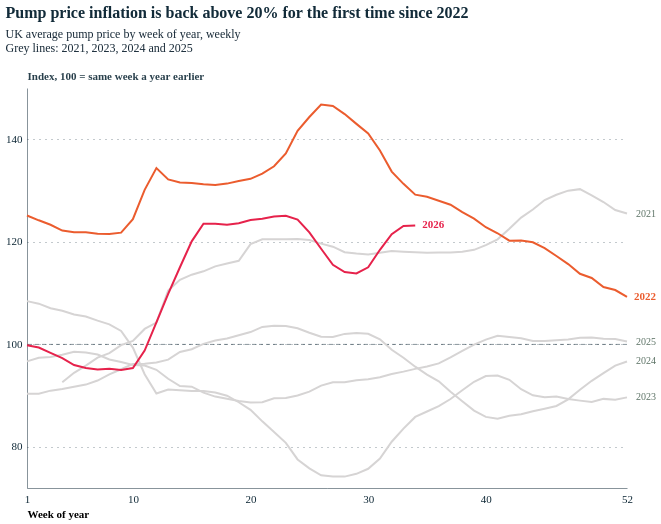

Write notebook code for a chart like this one.
### Code cell
chart_3 = f3()
display(chart_3)
png_path = output_dir / "fuel_3_cycle.png"
svg_path = output_dir / "fuel_3_cycle.svg"
chart_3.save(str(png_path), scale_factor=3)
chart_3.save(str(svg_path))
print(f"Saved: {png_path}")
print(f"Saved: {svg_path}")

### Figure 1 — Vega-Lite specification as saved in the notebook (floating-point values rounded to 4 significant figures; data arrays with more than 128 entries replaced by an {"elided": "..."} marker saying what was removed)
{"config": {"font": "Circular Std", "mark": {"line": {"interpolate": "linear"}}, "view": {"stroke": "transparent", "width": 400, "height": 300}, "range": {"category": ["#179fdb", "#e6224b", "#f4c245", "#122b39", "#eb5c2e", "#36b7b4"], "diverging": ["#E6224B", "#E54753", "#C9C9C9", "#179FDB", "#122B39"], "heatmap": ["#C9C9C9", "#179FDB", "#0063AF", "#122B39"], "ordinal": ["#00A767", "#36B7B4", "#179FDB", "#0063AF", "#243B5A"]}, "axisX": {"labelColor": "#122b39", "tickColor": "#122b39", "domainColor": "#122b39", "domainOpacity": 0.5, "gridOpacity": 0, "labelFont": "Circular Std", "labelAngle": 0, "labelAlign": "center", "labelFontSize": 11, "labelPadding": 5, "tickCount": 10, "tickSize": 0, "title": ""}, "axisY": {"labelColor": "#122b39", "labelFont": "Circular Std", "tickColor": "#122b39", "domainColor": "#122b39", "gridColor": "#122b39", "gridDash": [1, 5], "gridOpacity": 0.5, "labelPadding": 5, "labelFontSize": 11, "domainOpacity": 0.5, "tickSize": 0, "title": null, "titleAlign": "left", "titleAngle": 0, "titleBaseline": "bottom", "titleColor": "#122b39", "titleOpacity": 0.9, "titleX": 0, "titleY": -7}}, "layer": [{"data": {"name": "data-9027c6323dcca51126a082091d5f2288"}, "mark": {"type": "rule", "color": "#122b39", "opacity": 0.5, "strokeDash": [4, 3]}, "encoding": {"y": {"axis": {"domain": true, "grid": true, "tickSize": 0, "values": [80, 100, 120, 140]}, "field": "price", "scale": {"domain": [72, 150], "nice": false}, "title": "Index, 100 = same week a year earlier", "type": "quantitative"}}}, {"data": {"name": "data-676b410fda48f02964f5d493a7959ee7"}, "mark": {"type": "line", "strokeWidth": 2}, "encoding": {"color": {"field": "year", "legend": null, "scale": {"domain": ["2021", "2022", "2023", "2024", "2025", "2026"], "range": ["#d6d4d4", "#eb5c2e", "#d6d4d4", "#d6d4d4", "#d6d4d4", "#e6224b"]}, "sort": ["2021", "2022", "2023", "2024", "2025", "2026"], "type": "nominal"}, "detail": {"field": "year", "type": "nominal"}, "x": {"axis": {"domain": true, "grid": false, "tickSize": 0, "titleAlign": "left", "titleAnchor": "start", "titleAngle": 0, "values": [1, 10, 20, 30, 40, 52]}, "field": "week", "scale": {"domain": [1, 52], "nice": false}, "title": "Week of year", "type": "quantitative"}, "y": {"axis": {"domain": true, "grid": true, "tickSize": 0, "values": [80, 100, 120, 140]}, "field": "price", "scale": {"domain": [72, 150], "nice": false}, "title": "Index, 100 = same week a year earlier", "type": "quantitative"}}}, {"data": {"name": "data-ad8ef44698b0e9c59e707ff9d3b1d30d"}, "mark": {"type": "text", "align": "left", "baseline": "middle", "dx": 7, "fontSize": 11, "fontWeight": 600}, "encoding": {"color": {"field": "year", "legend": null, "scale": {"domain": ["2021", "2022", "2023", "2024", "2025", "2026"], "range": ["#d6d4d4", "#eb5c2e", "#d6d4d4", "#d6d4d4", "#d6d4d4", "#e6224b"]}, "type": "nominal"}, "text": {"field": "year", "type": "nominal"}, "x": {"axis": {"domain": true, "grid": false, "tickSize": 0, "titleAlign": "left", "titleAnchor": "start", "titleAngle": 0, "values": [1, 10, 20, 30, 40, 52]}, "field": "week", "scale": {"domain": [1, 52], "nice": false}, "title": "Week of year", "type": "quantitative"}, "y": {"axis": {"domain": true, "grid": true, "tickSize": 0, "values": [80, 100, 120, 140]}, "field": "price", "scale": {"domain": [72, 150], "nice": false}, "title": "Index, 100 = same week a year earlier", "type": "quantitative"}}}, {"data": {"name": "data-f6b4ed84d8921d934b0f6fd5038e5afc"}, "mark": {"type": "text", "align": "left", "baseline": "middle", "dx": 9, "fontSize": 10, "fontWeight": 400}, "encoding": {"color": {"value": "rgba(93, 115, 102, 1)"}, "text": {"field": "year", "type": "nominal"}, "x": {"axis": {"domain": true, "grid": false, "tickSize": 0, "titleAlign": "left", "titleAnchor": "start", "titleAngle": 0, "values": [1, 10, 20, 30, 40, 52]}, "field": "week", "scale": {"domain": [1, 52], "nice": false}, "title": "Week of year", "type": "quantitative"}, "y": {"axis": {"domain": true, "grid": true, "tickSize": 0, "values": [80, 100, 120, 140]}, "field": "price", "scale": {"domain": [72, 150], "nice": false}, "title": "Index, 100 = same week a year earlier", "type": "quantitative"}}}], "height": 400, "title": {"text": "Pump price inflation is back above 20% for the first time since 2022", "anchor": "start", "color": "#122b39", "font": "Circular Std", "fontSize": 16, "offset": 16, "subtitle": ["UK average pump price by week of year, weekly", "Grey lines: 2021, 2023, 2024 and 2025"], "subtitleColor": "rgba(24, 42, 56)", "subtitleFont": "Circular Std", "subtitleFontSize": 12, "subtitlePadding": 8}, "width": 600, "$schema": "https://vega.github.io/schema/vega-lite/v6.1.0.json", "datasets": {"data-9027c6323dcca51126a082091d5f2288": [{"price": 100}], "data-676b410fda48f02964f5d493a7959ee7": {"elided": "291 records"}, "data-ad8ef44698b0e9c59e707ff9d3b1d30d": [{"date": "2026-08-23T00:00:00", "price": 123.2, "qty": 90.49, "sales": null, "year": "2026", "week": 34}, {"date": "2023-01-01T00:00:00", "price": 109.3, "qty": 98.5, "sales": 100.0, "year": "2022", "week": 52}], "data-f6b4ed84d8921d934b0f6fd5038e5afc": [{"date": "2022-01-02T00:00:00", "price": 125.5, "qty": 94.29, "sales": 118.3, "year": "2021", "week": 52}, {"date": "2023-12-31T00:00:00", "price": 89.67, "qty": 102.1, "sales": 94.25, "year": "2023", "week": 52}, {"date": "2024-12-29T00:00:00", "price": 96.68, "qty": 99.62, "sales": 109.1, "year": "2024", "week": 52}, {"date": "2025-12-28T00:00:00", "price": 100.5, "qty": 100.1, "sales": 108.5, "year": "2025", "week": 52}]}}
